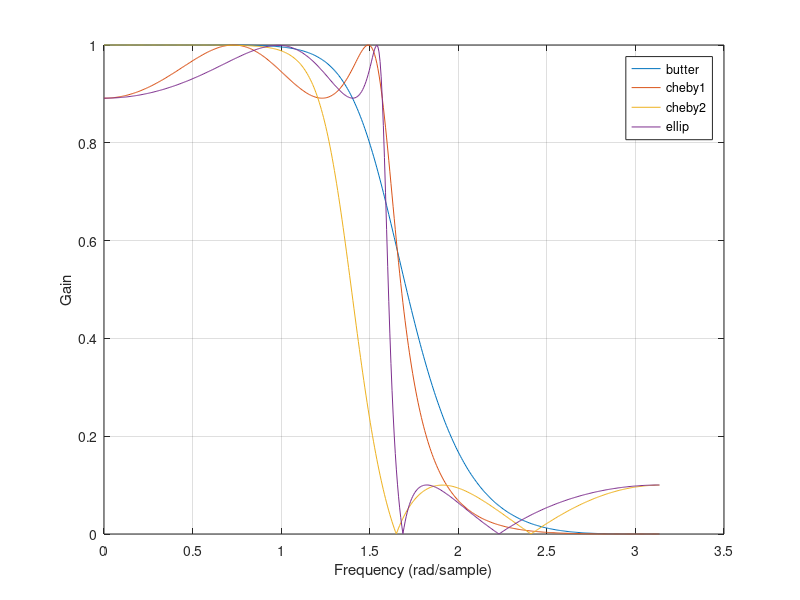
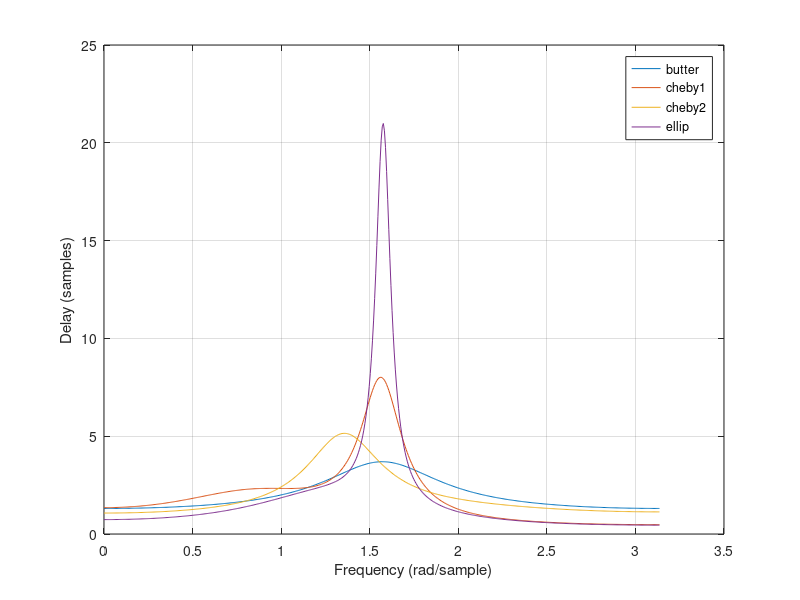
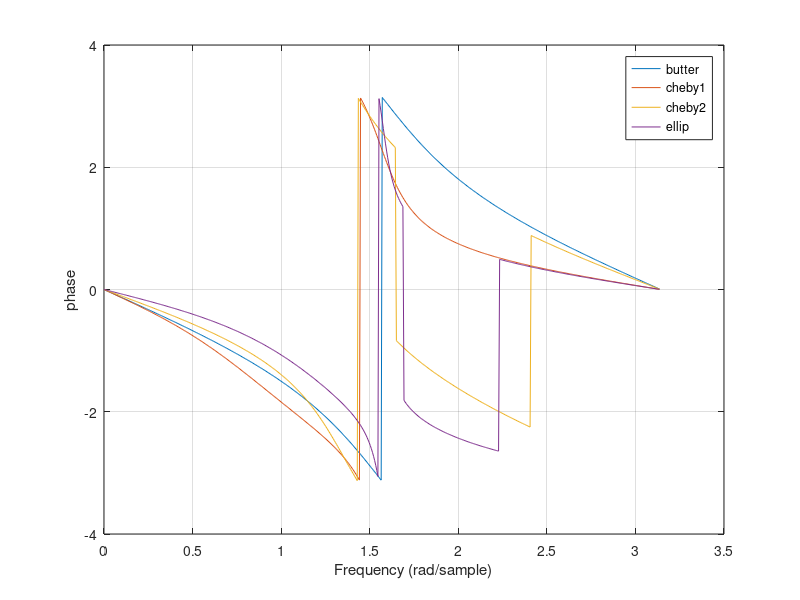

Reproduce these figures in MATLAB, in order.
[Bb,Ab] = butter(4,0.5); % order 4, cutoff at 0.5 * pi
Hb=freqz(Bb,Ab);
Db=grpdelay(Bb,Ab);

[Bc1,Ac1] = cheby1(4,1,0.5); % 1 dB passband ripple
Hc1=freqz(Bc1,Ac1);
Dc1=grpdelay(Bc1,Ac1);

[Bc2,Ac2] = cheby2(4,20,0.5); % 20 dB stopband attenuation
Hc2=freqz(Bc2,Ac2);
Dc2=grpdelay(Bc2,Ac2);

[Be,Ae] = ellip(4,1,20,0.5);  % like cheby1 + cheby2
He=freqz(Be,Ae);
[De,w]=grpdelay(Be,Ae);

figure(1); plot(w,abs([Hb,Hc1,Hc2,He])); grid('on');
xlabel('Frequency (rad/sample)'); ylabel('Gain');
legend('butter','cheby1','cheby2','ellip');


figure(2); plot(w,[Db,Dc1,Dc2,De]); grid('on');
xlabel('Frequency (rad/sample)'); ylabel('Delay (samples)');
legend('butter','cheby1','cheby2','ellip');

figure(3); plot(w,angle([Hb,Hc1,Hc2,He])); grid('on');
xlabel('Frequency (rad/sample)'); ylabel('phase');
legend('butter','cheby1','cheby2','ellip');